Frame 1 (no input): blank canvas, image omitted
Frame 60 (no input): blank canvas, image omitted
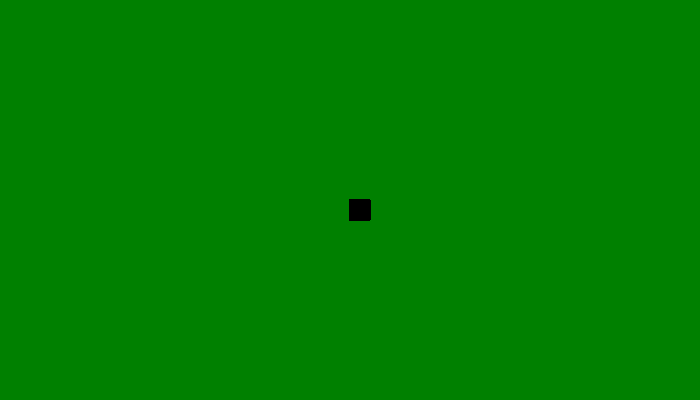
Frame 120 (the mouse pressed at the canvas centre since frame 60)

The p5.js sketch whose frames 1 and 60 were blank and that drew this single picture after the mouse press (run headless with seeded random() and noise() and a simulated clock; from frame 60 on, the mouse is pressed at the canvas centre):

// p5.js sketch
// ── sketch.js
function setup() {
    createCanvas(700, 400);
    background("green")
  }
  function draw() {
    fill("black");
    //console.log(mouseIsPressed);
    if (mouseIsPressed) {
      rect(mouseX, mouseY, 20, 20);
    }
  }
